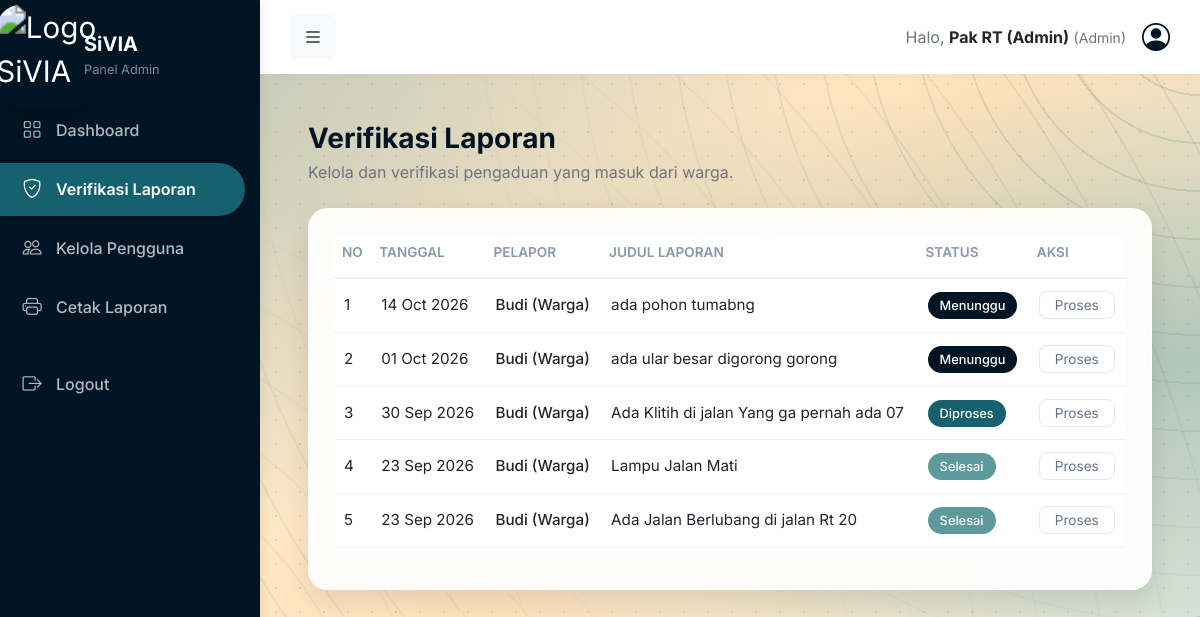
The page /verifikasi.php (signed in) on the database its author committed.
### tables this page shows
CREATE TABLE `tb_pengaduan` (
  `id_pengaduan` int NOT NULL,
  `id_user` int NOT NULL,
  `tgl_pengaduan` date NOT NULL,
  `judul` varchar(100) NOT NULL,
  `isi_laporan` text NOT NULL,
  `foto` varchar(255) DEFAULT NULL,
  `status` enum('menunggu','diproses','selesai') NOT NULL DEFAULT 'menunggu'
);

CREATE TABLE `tb_users` (
  `id_user` int NOT NULL,
  `nik` varchar(16) NOT NULL,
  `nama` varchar(50) NOT NULL,
  `password` varchar(255) NOT NULL,
  `telp` varchar(15) NOT NULL,
  `role` enum('warga','admin','teknisi') NOT NULL DEFAULT 'warga'
);

### verifikasi.php (the view, shortened to what this page needs)
<?php
include 'koneksi.php';
$q_laporan = mysqli_query($conn, "SELECT tb_pengaduan.*, tb_users.nama
                                  FROM tb_pengaduan
                                  JOIN tb_users ON tb_pengaduan.id_user = tb_users.id_user
                                  ORDER BY tgl_pengaduan DESC");
?>
<!DOCTYPE html>
<html lang="id">
<head>
    <link href="https://cdn.jsdelivr.net/npm/bootstrap@5.3.0/dist/css/bootstrap.min.css" rel="stylesheet">
    <link rel="stylesheet" href="https://cdn.jsdelivr.net/npm/bootstrap-icons@1.11.1/font/bootstrap-icons.css">
</head>
<body>
<div class="wrapper">
    <nav class="sidebar py-2" id="sidebar">
        <div class="sidebar-brand">
            <img src="logoweb.png" alt="Logo SiVIA" class="my-logo">
            <div class="brand-text ms-2">
                <h5 class="mb-0 fw-bold text-white">SiVIA</h5>
                <small class="text-white-50" style="font-size: 0.8rem;">Panel <?= ucfirst($_SESSION['role']); ?></small>
            </div>
        </div>
        <a href="dashboard.php">
            <i class="bi bi-grid"></i>
            <span>Dashboard</span>
        </a>
        <?php if ($_SESSION['role'] == 'admin') { ?>
            <a href="verifikasi.php" class="active">
                <i class="bi bi-shield-check"></i>
                <span>Verifikasi Laporan</span>
            </a>
            <a href="kelola_pengguna.php">
                <i class="bi bi-people"></i>
                <span>Kelola Pengguna</span>
            </a>
            <a href="cetak.php">
                <i class="bi bi-printer"></i>
                <span>Cetak Laporan</span>
            </a>
        <?php } ?>
        <a href="logout.php">
            <i class="bi bi-box-arrow-right"></i>
            <span>Logout</span>
        </a>
    </nav>
    <div class="main-content">
        <header class="topbar">
            <div>
                <button class="btn btn-light" id="btnToggleSidebar"><i class="bi bi-list fs-5"></i></button>
            </div>
            <div class="d-flex align-items-center">
                <span class="me-3 text-secondary">Halo, <strong class="text-dark"><?= htmlspecialchars($_SESSION['nama']); ?></strong> <small>(<?= ucfirst($_SESSION['role']); ?>)</small></span>
                <i class="bi bi-person-circle fs-3" style="color: var(--warna-1);"></i>
            </div>
        </header>
        <main class="p-4 p-md-5">
            <div class="mb-4">
                <h3 class="fw-bold mb-1" style="color: var(--warna-1);">Verifikasi Laporan</h3>
                <p class="text-secondary">Kelola dan verifikasi pengaduan yang masuk dari warga.</p>
            </div>
            <div class="table-container">
                <div class="table-responsive">
                    <table class="table table-borderless">
                        <thead>
                            <tr>
                                <th>No</th>
                                <th>Tanggal</th>
                                <th>Pelapor</th>
                                <th>Judul Laporan</th>
                                <th>Status</th>
                                <th>Aksi</th>
                            </tr>
                        </thead>
                        <tbody>
                            <?php
                            $no = 1;
                            if(mysqli_num_rows($q_laporan) > 0) {
                                while($row = mysqli_fetch_assoc($q_laporan)) {
                                    if($row['status'] == 'menunggu') {
                                        $bg_color = 'var(--warna-1)';
                                    } elseif($row['status'] == 'diproses') {
                                        $bg_color = 'var(--warna-3)';
                                    } else {
                                        $bg_color = 'var(--warna-4)';
                                    }
                            ?>
                            <tr>
                                <td><?= $no++; ?></td>
                                <td><?= date('d M Y', strtotime($row['tgl_pengaduan'])); ?></td>
                                <td class="fw-medium"><?= htmlspecialchars($row['nama']); ?></td>
                                <td><?= htmlspecialchars($row['judul']); ?></td>
                                <td><span class="badge-status text-white" style="background-color: <?= $bg_color; ?>; text-transform: capitalize;"><?= $row['status']; ?></span></td>
                                <td><a href="detail.php?id=<?= $row['id_pengaduan']; ?>" class="btn-detail">Proses</a></td>
                            </tr>
                            <?php
                                }
                            } else {
                            ?>
                            <tr>
                                <td colspan="6" class="text-center text-muted py-4">Belum ada laporan masuk.</td>
                            </tr>
                            <?php } ?>
                        </tbody>
                    </table>
                </div>
            </div>
        </main>
    </div>
</div>
</body>
</html>

### verifikasi.php (style rules this page uses)
:root { --warna-1: #001524; --warna-2: #0B3A42; --warna-3: #15616D; --warna-4: #5C9A9C; --warna-5: #E7D7C1; --bg-body: #FFECD1; }
body { background-color: #FFECD1; background-image: radial-gradient(rgba(0, 21, 36, 0.10) 1.4px, transparent 1.4px), radial-gradient(ellipse at 0% 0%, rgba(21, 97, 109, 0.35) 0, transparent 50%), radial-gradient(ellipse at 100% 45%, rgba(92, 154, 156, 0.40) 0, transparent 48%), linear-gradient(135deg, #FFF3DE 0%, #FFE3BC 55%, #D3E6E1 100%); background-size: 24px 24px, auto, auto, auto; background-attachment: fixed; font-family: 'Inter', sans-serif; color: #333; overflow-x: hidden; }
.wrapper { display: flex; min-height: 100vh; position: relative; z-index: 1; }
body::before { content: ""; position: fixed; inset: 0; pointer-events: none; z-index: 0; background: repeating-radial-gradient(circle at 100% 0%, transparent 0 46px, rgba(21, 97, 109, 0.16) 46px 48px), repeating-radial-gradient(circle at 0% 100%, transparent 0 60px, rgba(0, 21, 36, 0.08) 60px 62px); -webkit-mask-image: radial-gradient(circle at 100% 0%, #000 0, transparent 55%), radial-gradient(circle at 0% 100%, #000 0, transparent 50%); mask-image: radial-gradient(circle at 100% 0%, #000 0, transparent 55%), radial-gradient(circle at 0% 100%, #000 0, transparent 50%); }
body::after { content: ""; position: fixed; left: 0; bottom: 0; width: 100%; height: 42vh; min-height: 260px; pointer-events: none; z-index: 0; background-repeat: no-repeat; background-size: 100% 100%; }
.sidebar { width: 260px; min-width: 260px; background-color: var(--warna-1); color: white; transition: all 0.3s ease; box-shadow: 4px 0 10px rgba(0,0,0,0.05); z-index: 10; }
.sidebar-brand { display: flex; align-items: center; padding: 20px 20px; transition: all 0.3s ease; }
.my-logo { width: 56px !important; height: 56px !important; min-width: 56px !important; min-height: 56px !important; object-fit: cover !important; border-radius: 14px !important; flex-shrink: 0 !important; transform: scale(1.85) !important; box-shadow: 0 4px 10px rgba(0, 0, 0, 0.2) !important; transition: all 0.3s ease !important; }
.brand-text { white-space: nowrap; transition: all 0.2s ease; }
.sidebar a { color: rgba(255,255,255,0.7); text-decoration: none; padding: 12px 20px !important; display: flex !important; align-items: center !important; font-weight: 500; border-radius: 0 30px 30px 0 !important; margin-right: 15px !important; margin-left: 0 !important; margin-bottom: 6px !important; white-space: nowrap !important; transition: all 0.2s ease; }
.sidebar a.active { background-color: var(--warna-3) !important; color: white !important; font-weight: 600; box-shadow: 0 4px 10px rgba(0,0,0,0.15); }
.sidebar a i { margin-right: 12px !important; font-size: 1.2rem !important; min-width: 24px; text-align: center; }
.main-content { flex-grow: 1; width: 100%; overflow-x: hidden; }
.topbar { background-color: white; padding: 15px 30px; box-shadow: 0 2px 10px rgba(0,0,0,0.03); display: flex; justify-content: space-between; align-items: center; }
.table-container { background: rgba(255, 255, 255, 0.95) !important; border-radius: 20px !important; padding: 25px; border: 1px solid rgba(255, 255, 255, 0.8) !important; box-shadow: 0 12px 28px rgba(0, 21, 36, 0.10) !important; }
.table thead th { border-bottom: 2px solid #edf2f9; color: #8898aa; font-weight: 600; font-size: 0.85rem; text-transform: uppercase; padding-bottom: 15px; }
.table tbody td { vertical-align: middle; padding: 15px 10px; border-bottom: 1px solid #edf2f9; font-size: 0.95rem; }
.btn-detail { border: 1px solid #e2e8f0; background: transparent; color: #64748b; border-radius: 8px; font-size: 0.85rem; padding: 5px 15px; text-decoration: none; }
.badge-status { padding: 6px 12px; border-radius: 30px; font-weight: 500; font-size: 0.8rem; }

### rows shown on the page
tb_pengaduan: tgl_pengaduan "14 Oct 2026", id_user.nama "Budi (Warga)", judul "ada pohon tumabng", status "Menunggu"
tb_pengaduan: tgl_pengaduan "01 Oct 2026", id_user.nama "Budi (Warga)", judul "ada ular besar digorong gorong", status "Menunggu"
tb_pengaduan: tgl_pengaduan "30 Sep 2026", id_user.nama "Budi (Warga)", judul "Ada Klitih di jalan Yang ga pernah ada 07", status "Diproses"
tb_pengaduan: tgl_pengaduan "23 Sep 2026", id_user.nama "Budi (Warga)", judul "Lampu Jalan Mati", status "Selesai"
tb_pengaduan: tgl_pengaduan "23 Sep 2026", id_user.nama "Budi (Warga)", judul "Ada Jalan Berlubang di jalan Rt 20", status "Selesai"

### other values the page prints
$_SESSION['role'] "Admin"
$_SESSION['nama'] "Pak RT (Admin)"
